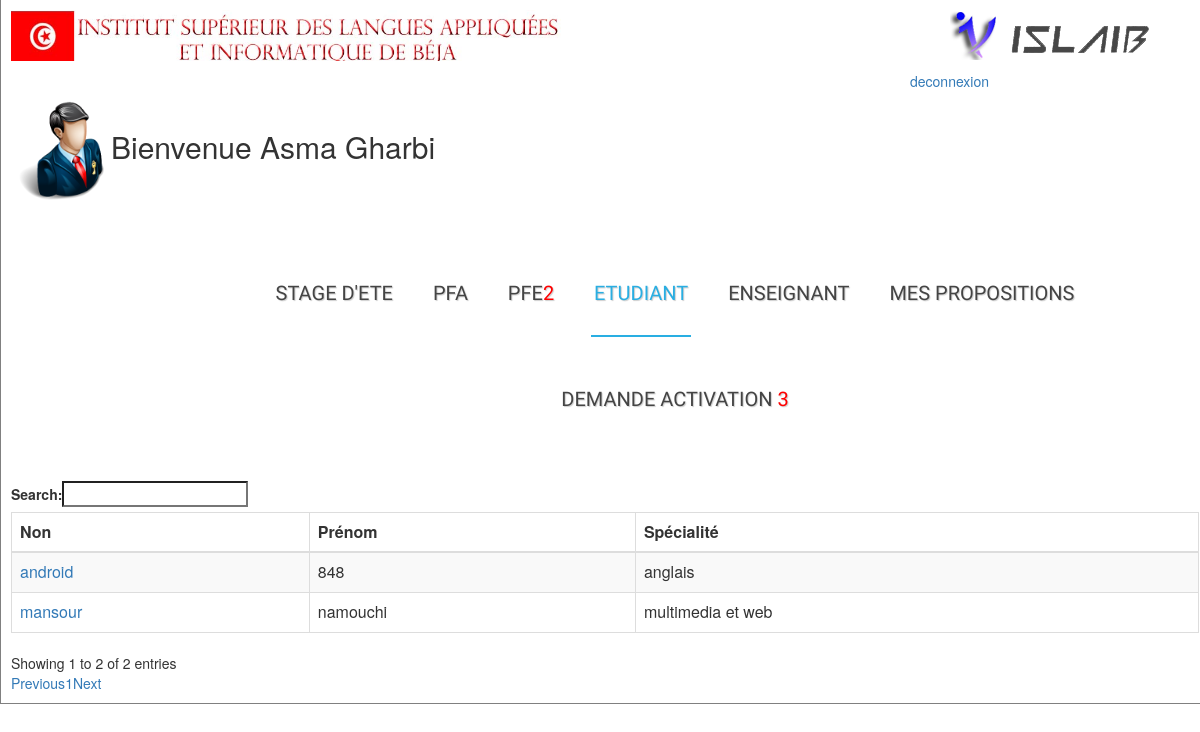
/admin/etudiantnontpasstage.php (signed in), run on the app's committed database.
### tables this page shows
CREATE TABLE IF NOT EXISTS `etudiant` (
  `id` int(11) NOT NULL AUTO_INCREMENT,
  `nom` varchar(28) NOT NULL,
  `prenom` varchar(25) NOT NULL,
  `email` varchar(50) NOT NULL,
  `cin` int(8) NOT NULL,
  `datedenaissance` date NOT NULL,
  `adresse` varchar(50) NOT NULL,
  `ville` varchar(50) NOT NULL,
  `tel` int(12) NOT NULL,
  `niveau` int(2) NOT NULL,
  `active` varchar(25) NOT NULL,
  `idspecialite` varchar(25) NOT NULL,
  `groupe` int(2) NOT NULL,
  PRIMARY KEY (`id`)
);

CREATE TABLE IF NOT EXISTS `specialite` (
  `id` int(11) NOT NULL AUTO_INCREMENT,
  `specialite` varchar(25) NOT NULL,
  PRIMARY KEY (`id`)
);

### classes/sujetmanager.php (called while the page is built, shortened)
<?php
class sujetmanager{
	public function nombredesujetpropose(){
 $sql = "SELECT count(*) FROM
sujetdestage where type='pfe'and etat='proposer'";
$req = mysql_query($sql) ;
 $a_result=mysql_fetch_row($req);
 return  $a_result;
}
}
?>

### classes/usersmanager.php (called while the page is built, shortened)
<?php
class Usersmanager{
	public function afficheetudiantsnonstage(){
$sql="SELECT cin
FROM etudiant
WHERE etudiant.cin  NOT IN (SELECT cinetudiant FROM affecter)";
 $sql1="SELECT cin
FROM etudiant
WHERE etudiant.cin NOT IN (SELECT cinetudiant FROM affecter)" ;
$req= mysql_query($sql) ;
$req1= mysql_query($sql1) ;
if(mysql_fetch_row($req1)>0){
while($data =mysql_fetch_assoc($req)){
	$tableau[]=$data;
	}
	return $tableau;
}
}
	public function nombredemandedactiveetudiant(){
 $sql = "SELECT count(*) FROM
etudiant where active='non'";
$req = mysql_query($sql) ;
 $a_result=mysql_fetch_row($req);
 return  $a_result;
}
	public function nombredemandedactiveenseignant(){
 $sql = "SELECT count(*) FROM
enseignant where active='non'";
$req = mysql_query($sql) ;
 $a_result=mysql_fetch_row($req);
 return  $a_result;
}
}
?>

### classes/specialitemanager.php (called while the page is built, shortened)
<?php
class specialitemanager{
public function afficheunspecilaite($id){
$sql="SELECT * FROM specialite WHERE id='".$id."'";
	$req = mysql_query($sql);
	$data= mysql_fetch_assoc($req);
	return $data;
}
}
?>

### admin/etudiantnontpasstage.php (the view, shortened to what this page needs)
<?php
  $sujet= new sujetmanager();
$user=new usersmanager();
$a_result1=$user->nombredemandedactiveenseignant();
$a_result=$user->nombredemandedactiveetudiant();
$a=$a_result[0]+$a_result1[0];
$pro=$sujet->nombredesujetpropose();
$users=$user->afficheetudiantsnonstage();
$spe= new specialitemanager();
 ?>
<html lang=''>
<head>
<link href="..\css\style.css" rel="stylesheet" type="text/css" />
 <link rel="stylesheet" href="//maxcdn.bootstrapcdn.com/bootstrap/3.3.6/css/bootstrap.min.css" />
<link rel="stylesheet" href="https://cdn.datatables.net/1.10.11/css/dataTables.bootstrap.min.css" />
<link rel="stylesheet" href="https://cdn.datatables.net/buttons/1.1.2/css/buttons.bootstrap.min.css" />
<link rel="stylesheet" href="../bootstrap/css/bootstrap.css" />
 <link rel="stylesheet" type="text/css" href="../css/styles.css">
    <link rel="stylesheet" type="text/css" href="styles.css" media="all" />
</head>
<body>
<div id="container">
<img id="i" src="../image/f.jpg" >
<img id="f" src="../image/l.png">
<div class="right" ><a href="?m=deco">deconnexion</a></div>
<br><br>
    <h2> <img src="../image/Administrateur.png" width="100" height="100" >Bienvenue  <?php echo ucfirst(strtolower(trim( $_SESSION['nom']))) ; ?> <?php
echo ucfirst(strtolower(trim($_SESSION['prenom']))); ?></h2>
<div class="container">
 <header>
    <div id="fdw">
          <nav>
                    <ul><li><a href="listedesujetete.php">Stage d'ete</a>
        </li>
            <li><a href="listedesujetpfa.php">PFA</a>
            </li>
                <li><a href="listedesujetpfe.php">PFE<font color="red"><?php if ($pro[0]>0){
      echo $pro[0]; }?> </font><span class="arrow"></span></a>
              </li>
                   <li class="current"><a href="listedeetudiant.php">etudiant<span class="arrow"></span> </a>
            </li>
            <li><a href="listedeenseignant.php">enseignant </a></li>
   <li><a href="mesproposition.php"> mes propositions</a></li>
  <li>
                <a href="demandedactiveetudiant.php">demande activation
                <font color="red"><?php if ($a>0){
      echo $a; }?></font><span class="arrow"></span></a>
            </ul>
          </nav>
    </div>
  </header>
</div>
 <table id="example" class="table table-striped table-bordered" cellspacing="0" width="100%">
 <thead>
 <tr>
 <th>Non</th>
 <th>Prénom</th>
  <th>Spécialité</th>
 </tr>
 </thead>
 <?php if (!empty($users)) {
 ?>
 <tbody>
 <?php foreach ($users as $key=>$value):
$sql="SELECT * FROM etudiant WHERE cin='".$value['cin']."'";
$req=mysql_query($sql);
$data=mysql_fetch_row($req);
  ?>
  <tr><td>  <a href="etudiant.php?cin=<?php echo $data[0]?>" target="_blank"><?php echo $data[1]; ?> </td></a>
		<td><?php echo $data[2]; ?> </td>
    <td>  <?php     $unspe=$spe->afficheunspecilaite($data[11]);   echo $unspe['specialite'];                                ?> </td>
   </tr>
<?php endforeach ;}?>
</tbody>
    </table>
</div>
</body>
</html>

### css/style.css (style rules this page uses)
body { font-family: "Trebuchet MS", Arial, Helvetica, sans-serif; font-size: 0.8em; background-color:#fff; background-repeat: repeat; }
.right { position: absolute; right: 0px; width: 300px; padding: 10px; }
#container { margin-left:auto; margin-right:auto; width: 1210px; margin: auto; padding: 10px; border-right: 1px solid gray; border-bottom: 1px solid gray; border-left: 1px solid gray; background-color: #fff; }
#i { width:550; }
#f { margin-left:385px; }
ul { margin-top:20; margin-left:70; margin:; padding:; }
ul li a { text-decoration:none; }
table { border-collapse:collapse; margin:auto; }

### css/styles.css (style rules this page uses)
.container > header { padding: 20px 30px 20px 30px; margin: 0px 20px 10px 20px; position: relative; display: block; text-shadow: 1px 1px 1px rgba(0,0,0,0.2); text-align: center; }
#fdw nav ul { display:block; z-index:999999; }
#fdw nav ul li { display:inline-block; padding:50px 3px 30px; margin-left:30px; position:relative; }
#fdw nav ul li a:link, #fdw nav ul li a:visited { color:#444; font:normal 20px 'Yanone Kaffeesatz', sans-serif; text-transform:uppercase; display:inline-block; position:relative; }
#fdw nav ul li span { position:absolute; right:-12px; bottom:6px; width:7px; height:8px; margin:0 0 0 3px; float:right; display:block; background:url('images/nav_arrow.png') no-repeat left -8px; font:0/0 a; }
#fdw nav ul li.current { border-bottom:2px solid #29AEE2; }
#fdw nav ul li.current a { color:#29AEE2; cursor: default; }
#fdw nav ul li.current a span { background:url('../images/nav_arrow.png') no-repeat left 0; }

### admin/etudiantnontpasstage.php (style rules this page uses)
.right { position: absolute; right: 0px; width: 300px; padding: 10px; }

### data on the page
etudiant: nom "mansour", prenom "namouchi", idspecialite.specialite "multimedia et web"
etudiant: nom "android", prenom "848", idspecialite.specialite "anglais"

### other printed values
$_SESSION['nom'] "Asma"
$_SESSION['prenom'] "Gharbi"
$pro[0] "2"
$a "3"
